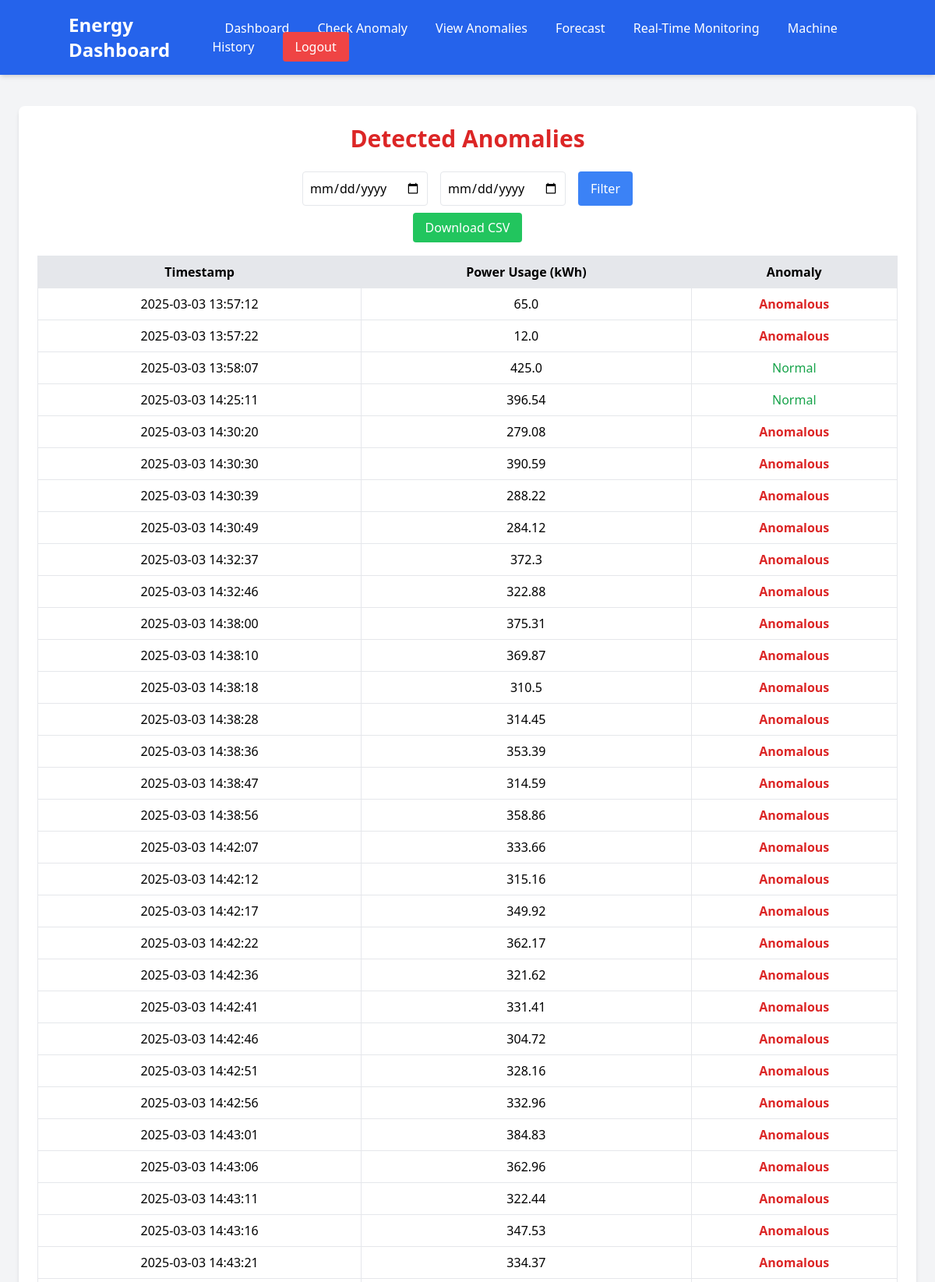
Page /anomalies (signed in, upper part) on the committed database.
### app.py (models this page shows)
class Anomaly(db.Model):
    id = db.Column(db.Integer, primary_key=True)
    timestamp = db.Column(db.String(100), nullable=False)
    power_usage = db.Column(db.Float, nullable=False)
    anomaly = db.Column(db.Boolean, default=False)

### app.py (the view)
@app.route("/anomalies", methods=["GET", "POST"])
@login_required
def anomalies():
    query = Anomaly.query
    if request.method == "POST":
        start_date = request.form.get("start_date")
        end_date = request.form.get("end_date")
        if start_date and end_date:
            query = query.filter(Anomaly.timestamp.between(start_date, end_date))
    anomalies_data = query.all()
    return render_template("anomalies.html", anomalies=anomalies_data)

### app.py (called while the page is built)
@login_manager.user_loader
def load_user(user_id):
    return User.query.get(int(user_id))

### templates/anomalies.html (shortened to what this page needs)
<!DOCTYPE html>
<html lang="en">
<head>
    <script src="https://cdn.tailwindcss.com"></script>
</head>
<body class="bg-gray-100">
    <nav class="bg-blue-600 p-4 text-white shadow-md">
        <div class="container mx-auto flex justify-between items-center">
            <a href="/dashboard" class="text-2xl font-bold">Energy Dashboard</a>
            <div>
                <a href="/dashboard" class="mx-4 hover:underline">Dashboard</a>
                <a href="/anomalie" class="mx-4 hover:underline">Check Anomaly</a>
                <a href="/anomalies" class="mx-4 hover:underline">View Anomalies</a>
                <a href="/forecast" class="mx-4 hover:underline">Forecast</a>
                <a href="/real-time-monitoring" class="mx-4 hover:underline">Real-Time Monitoring</a>
                <a href="/historical_data_page" class="mx-4 hover:underline">Machine History</a>
                <a href="/logout" class="mx-4 bg-red-500 px-4 py-2 rounded hover:bg-red-700">Logout</a>
            </div>
        </div>
    </nav>
    <div class="max-w-6xl mx-auto mt-10 p-6 bg-white rounded-lg shadow-md">
        <h1 class="text-3xl font-bold text-center text-red-600">Detected Anomalies</h1>
        <form method="POST" class="mt-6 flex justify-center space-x-4">
            <input type="date" name="start_date" class="p-2 border rounded" required>
            <input type="date" name="end_date" class="p-2 border rounded" required>
            <button type="submit" class="bg-blue-500 text-white px-4 py-2 rounded hover:bg-blue-700">
                Filter
            </button>
        </form>
        <div class="mt-4 text-center">
            <a href="/export_anomalies" class="bg-green-500 text-white px-4 py-2 rounded hover:bg-green-700">
                Download CSV
            </a>
        </div>
        <table class="min-w-full bg-white mt-6 border border-gray-300">
            <thead>
                <tr class="bg-gray-200">
                    <th class="border p-2">Timestamp</th>
                    <th class="border p-2">Power Usage (kWh)</th>
                    <th class="border p-2">Anomaly</th>
                </tr>
            </thead>
            <tbody>
                {% for anomaly in anomalies %}
                <tr class="text-center">
                    <td class="border p-2">{{ anomaly.timestamp }}</td>
                    <td class="border p-2">{{ anomaly.power_usage }}</td>
                    <td class="border p-2">
                        {% if anomaly.anomaly %}
                            <span class="text-red-600 font-bold">Anomalous</span>
                        {% else %}
                            <span class="text-green-600">Normal</span>
                        {% endif %}
                    </td>
                </tr>
                {% endfor %}
            </tbody>
        </table>
    </div>
</body>
</html>

### rows in the picture
Anomaly: timestamp "2025-03-03 13:57:12", power_usage "65.0", anomaly "Anomalous"
Anomaly: timestamp "2025-03-03 13:57:22", power_usage "12.0", anomaly "Anomalous"
Anomaly: timestamp "2025-03-03 13:58:07", power_usage "425.0", anomaly "Normal"
Anomaly: timestamp "2025-03-03 14:25:11", power_usage "396.54", anomaly "Normal"
Anomaly: timestamp "2025-03-03 14:30:20", power_usage "279.08", anomaly "Anomalous"
Anomaly: timestamp "2025-03-03 14:30:30", power_usage "390.59", anomaly "Anomalous"
Anomaly: timestamp "2025-03-03 14:30:39", power_usage "288.22", anomaly "Anomalous"
Anomaly: timestamp "2025-03-03 14:30:49", power_usage "284.12", anomaly "Anomalous"
Anomaly: timestamp "2025-03-03 14:32:37", power_usage "372.3", anomaly "Anomalous"
Anomaly: timestamp "2025-03-03 14:32:46", power_usage "322.88", anomaly "Anomalous"
Anomaly: timestamp "2025-03-03 14:38:00", power_usage "375.31", anomaly "Anomalous"
Anomaly: timestamp "2025-03-03 14:38:10", power_usage "369.87", anomaly "Anomalous"
Anomaly: timestamp "2025-03-03 14:38:18", power_usage "310.5", anomaly "Anomalous"
Anomaly: timestamp "2025-03-03 14:38:28", power_usage "314.45", anomaly "Anomalous"
Anomaly: timestamp "2025-03-03 14:38:36", power_usage "353.39", anomaly "Anomalous"
Anomaly: timestamp "2025-03-03 14:38:47", power_usage "314.59", anomaly "Anomalous"
Anomaly: timestamp "2025-03-03 14:38:56", power_usage "358.86", anomaly "Anomalous"
Anomaly: timestamp "2025-03-03 14:42:07", power_usage "333.66", anomaly "Anomalous"
Anomaly: timestamp "2025-03-03 14:42:12", power_usage "315.16", anomaly "Anomalous"
Anomaly: timestamp "2025-03-03 14:42:17", power_usage "349.92", anomaly "Anomalous"
Anomaly: timestamp "2025-03-03 14:42:22", power_usage "362.17", anomaly "Anomalous"
Anomaly: timestamp "2025-03-03 14:42:36", power_usage "321.62", anomaly "Anomalous"
Anomaly: timestamp "2025-03-03 14:42:41", power_usage "331.41", anomaly "Anomalous"
Anomaly: timestamp "2025-03-03 14:42:46", power_usage "304.72", anomaly "Anomalous"
Anomaly: timestamp "2025-03-03 14:42:51", power_usage "328.16", anomaly "Anomalous"
Anomaly: timestamp "2025-03-03 14:42:56", power_usage "332.96", anomaly "Anomalous"
Anomaly: timestamp "2025-03-03 14:43:01", power_usage "384.83", anomaly "Anomalous"
Anomaly: timestamp "2025-03-03 14:43:06", power_usage "362.96", anomaly "Anomalous"
Anomaly: timestamp "2025-03-03 14:43:11", power_usage "322.44", anomaly "Anomalous"
Anomaly: timestamp "2025-03-03 14:43:16", power_usage "347.53", anomaly "Anomalous"
Anomaly: timestamp "2025-03-03 14:43:21", power_usage "334.37", anomaly "Anomalous"
